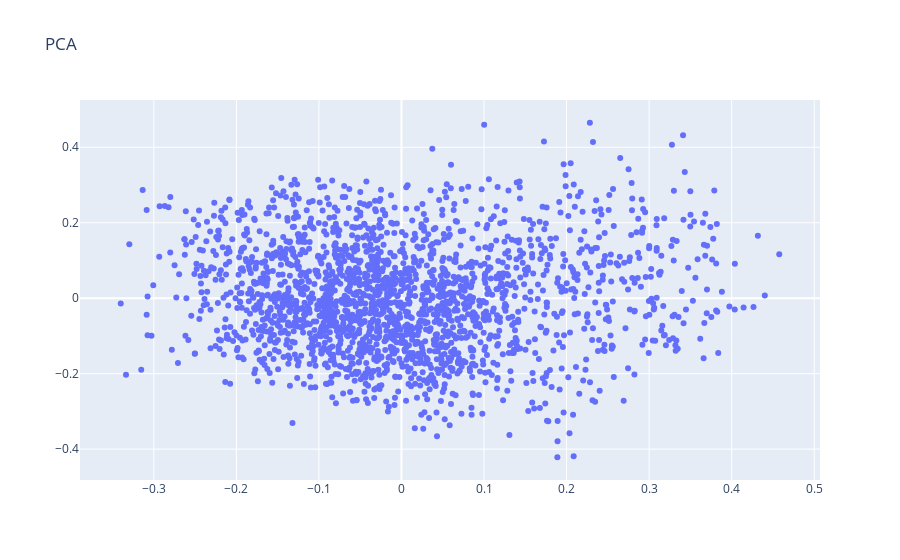

The code cell stored with this chart in its notebook:
### Code cell
pca = PCA(n_components=2)

result = pca.fit_transform(matrix)
result = pd.DataFrame(result)
result.columns = ['X', 'Y']
result['Palabra'] = matrix.index.values


trace = go.Scatter(x=result['X'].values,
                   y=result['Y'].values,
                   text=result['Palabra'].values,
                   mode='markers',
                   name="vocabulario") 

layout = go.Layout(title="PCA")

fig = go.Figure(data=[trace], layout=layout)
iplot(fig)

### Figure 1 — Plotly figure (JSON) as saved in the notebook; plotly's stock layout.template omitted (floating-point values rounded to 4 significant figures; data arrays with more than 128 entries replaced by an {"elided": "..."} marker saying what was removed)
{"data": [{"mode": "markers", "name": "vocabulario", "text": {"elided": "2143 str values"}, "type": "scatter", "x": {"elided": "2143 float values"}, "y": {"elided": "2143 float values"}}], "layout": {"title": {"text": "PCA"}}}
